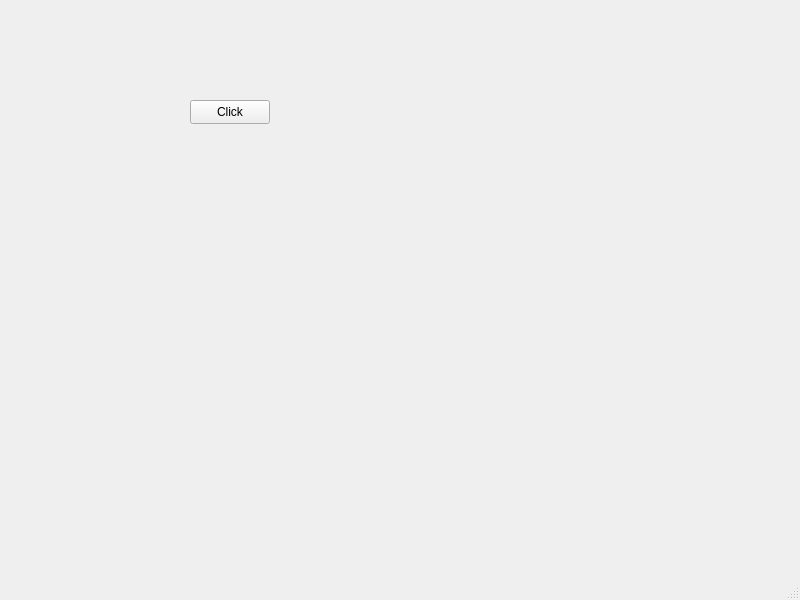
<?xml version="1.0" encoding="UTF-8"?>
<ui version="4.0">
 <class>MainWindow</class>
 <widget class="QMainWindow" name="MainWindow">
  <property name="geometry">
   <rect>
    <x>0</x>
    <y>0</y>
    <width>800</width>
    <height>600</height>
   </rect>
  </property>
  <property name="windowTitle">
   <string>42-EventFilteronApplicationLevel</string>
  </property>
  <widget class="QWidget" name="centralwidget">
   <widget class="QPushButton" name="pushButton">
    <property name="geometry">
     <rect>
      <x>190</x>
      <y>100</y>
      <width>80</width>
      <height>24</height>
     </rect>
    </property>
    <property name="text">
     <string>Click</string>
    </property>
   </widget>
  </widget>
  <widget class="QMenuBar" name="menubar">
   <property name="geometry">
    <rect>
     <x>0</x>
     <y>0</y>
     <width>800</width>
     <height>21</height>
    </rect>
   </property>
  </widget>
  <widget class="QStatusBar" name="statusbar"/>
 </widget>
 <resources/>
 <connections/>
</ui>
